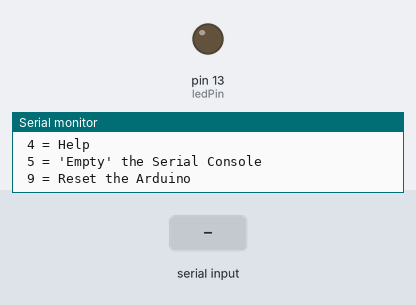
Bench run of a sketch on a simulated Arduino Uno, built with avr-gcc and run on an emulated ATmega328P. Parts: output pins drawn as LEDs (lit = HIGH), the last lines printed to the serial monitor. The test bench sets the inputs (shaded band).

Above: at 1.2 s.
1.3 s: "1" received over Serial
At 1.8 s:
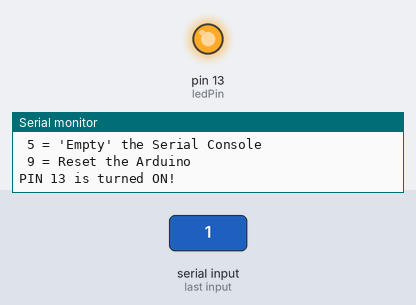
2.8 s: "5" received over Serial
At 4.1 s:
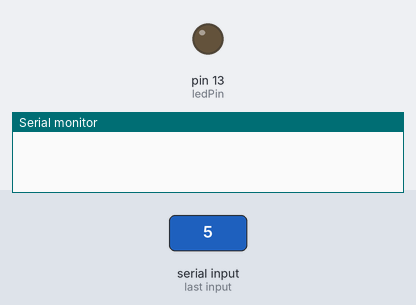
Timing chart, 0 to 5.8 s (numbered marks = the images above; inputs shaded):
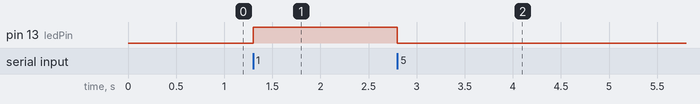

The sketch:

miniMola.SerialForBeginners_EN_GitHub.ino
```cpp
//This text was written by miniMola / Adriano - If you want to change it you can do it NOT-commercial, otherwise contact me
//This is a sketch that includes the basics about serial

#define ledPin 13     //Defines 'ledPin' as PIN No. 13
int incomingByte;

void setup() {
  Serial.begin(9600);
  pinMode(ledPin, OUTPUT);     //Specifies that the ledPin is an output and outputs a Voltage
  Serial.println(" ");      //Serial.println(" ") A text line can be output in the serial interface
  Serial.println("[Serial-Basics] Arduino is Running.");
  Serial.println(" 0 = Turn Off the LED ");
  Serial.println(" 1 = Turn On the LED ");
  Serial.println(" 4 = Help");
  Serial.println(" 5 = 'Empty' the Serial Console ");
  Serial.println(" 9 = Reset the Arduino ");
}

void loop() {
  if (Serial.available() > 0) {

    incomingByte = Serial.read();

    if (incomingByte == '1')      //If the number 1 arrives, the following is performed:
    {
      digitalWrite(ledPin, HIGH);     //Turns on ledPin
      Serial.println("PIN 13 is turned ON!");
    }

    if (incomingByte == '0')      //If the number 0 arrives, the following is performed:
    {
      digitalWrite(ledPin, LOW);     //Turns off ledPin
      Serial.println("PIN 13 is turned OFF!");
    }

    if (incomingByte == '4')      //If the number 4 arrives, the following is performed:
    {
  Serial.println(" ");
  Serial.println(" 0 = Turn Off the LED ");
  Serial.println(" 1 = Turn On the LED ");
  Serial.println(" 4 = Help");
  Serial.println(" 5 = 'Empty' the Serial Console ");
  Serial.println(" 9 = Reset the Arduino ");
    }

    if (incomingByte == '5')      //If the number 5 arrives, the following is performed:
    {
      //Command 5 'empties the serial console'
      digitalWrite(ledPin, LOW);     //Turns off ledPin
      Serial.println(" ");
      Serial.println(" ");
      Serial.println(" ");
      Serial.println(" ");
      Serial.println(" ");
      Serial.println(" ");
      Serial.println(" ");
      Serial.println(" ");
      Serial.println(" ");
      Serial.println(" ");
      Serial.println(" ");
      Serial.println(" ");
      Serial.println(" ");
      Serial.println(" ");
      Serial.println(" ");
      Serial.println(" ");
      Serial.println(" ");
      Serial.println(" ");
      Serial.println(" ");
      Serial.println(" ");
      Serial.println(" ");
      Serial.println(" ");
      Serial.println(" ");
      Serial.println(" ");
      Serial.println(" ");
      Serial.println(" ");
      Serial.println(" ");
      Serial.println(" ");
      Serial.println(" ");
      Serial.println(" ");
      Serial.println(" ");
      Serial.println(" ");
      Serial.println(" ");
      Serial.println(" ");
      Serial.println(" ");
      Serial.println(" ");
      Serial.println(" ");
      Serial.println(" ");
      Serial.println(" ");
      Serial.println(" ");
      Serial.println(" ");
      Serial.println(" ");
      Serial.println(" ");
      Serial.println(" ");
      Serial.println(" ");
      Serial.println(" ");
      Serial.println(" ");
      Serial.println(" ");
      Serial.println(" ");
      Serial.println(" ");
      Serial.println(" ");
      Serial.println(" ");
      Serial.println(" ");
      Serial.println(" ");
      Serial.println(" ");
      Serial.println(" ");
      Serial.println(" ");
      Serial.println(" ");
      Serial.println(" ");
      Serial.println(" ");
      Serial.println(" ");
      Serial.println(" ");
      Serial.println(" ");
      Serial.println(" ");
      Serial.println(" ");
      Serial.println(" ");
      Serial.println(" ");
      Serial.println(" ");
      Serial.println(" ");
      Serial.println(" ");
      Serial.println(" ");
      Serial.println(" ");
      Serial.println(" ");
    }

    if (incomingByte == '9')      //If the number 9 arrives, the Arduino resets:
    {
      Serial.println("Copyright (c) miniMola eMedia - ALL RIGHTS RESERVED");
      Serial.println("      ");
      Serial.println("      DEVICE WILL BE RESETTED");
      Serial.println("      ");
      delay(300);
      Serial.println("      EXECUTED: asm volatile (''  jmp 0'');");
      Serial.println("            ASSEMBLERCOMMAND EXECUTED:   jmp 0");
      delay(300);
      Serial.println("      DEVICE RESETTED");
      Serial.println("      ");
      asm volatile ("  jmp 0");
    }
  }
}
```

Measured:
- after the input at 1.3 s, pin 13 (ledPin): LOW → HIGH at once
- after the input at 2.8 s, pin 13 (ledPin): HIGH → LOW at once
